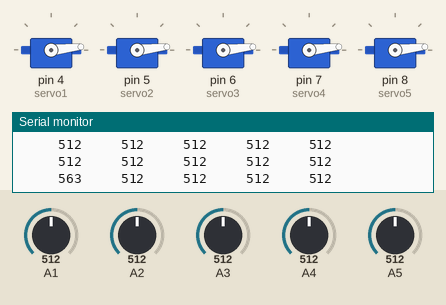
Bench run of a sketch on a simulated Arduino Uno, built with avr-gcc and run on an emulated ATmega328P. On the bench: 5 × servo, the last lines printed to the serial monitor. The inputs (shaded band) are chosen by the test bench; at power-on: A1 = 512, A2 = 512, A3 = 512, A4 = 512, A5 = 512.

Above: at 3.2 s.
3.3 s: A1 set to 563
At 4.7 s:
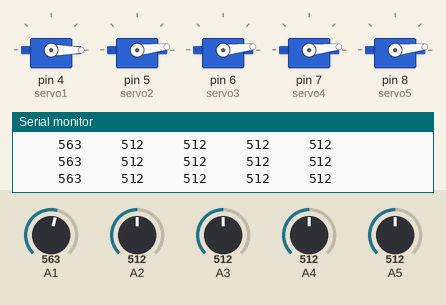
6.3 s: A1 set to 593
At 7.6 s:
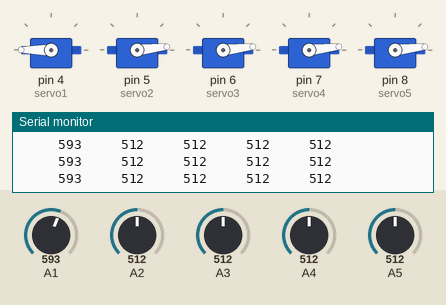
7.9 s: A2 set to 570
At 8.6 s:
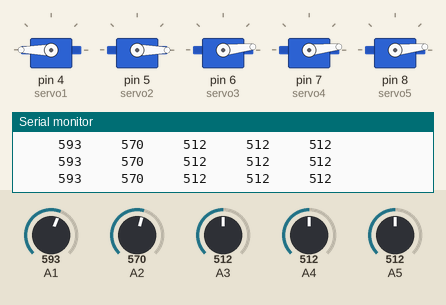
9.5 s: A2 set to 594
At 10.7 s:
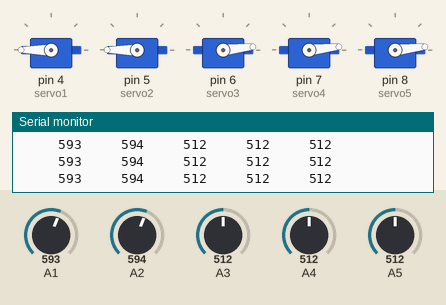
11.0 s: A3 set to 566
At 11.7 s:
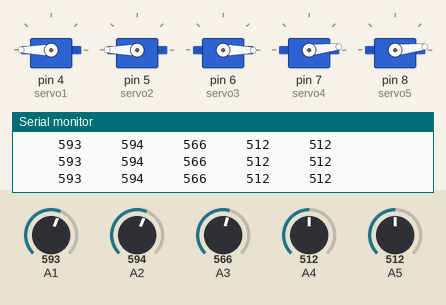
12.6 s: A3 set to 596
At 13.8 s:
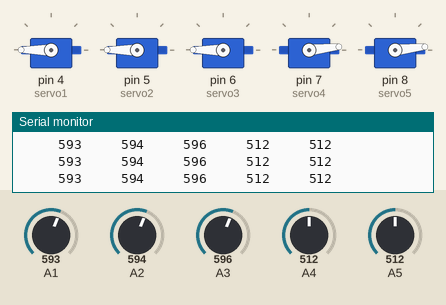
Timing chart, 0 to 15.1 s (numbered marks = the images above; inputs shaded):
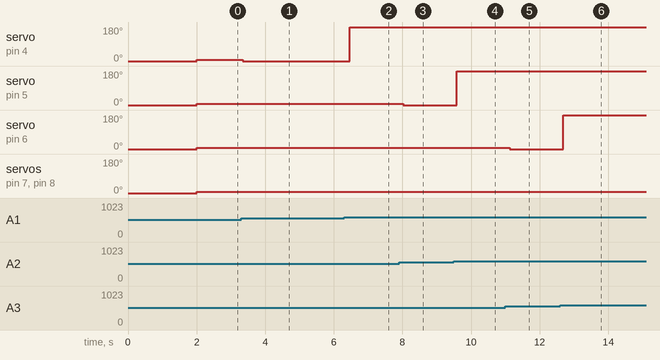

The sketch:

hand_glove.ino
```cpp
#include <Servo.h>
Servo servo1 ;
Servo servo2 ;
Servo servo3 ;
Servo servo4 ;
Servo servo5 ;
int a1, a2, a3, a4, a5 ;

void setup() {
  // put your setup code here, to run once:

  servo1.attach(4);
  servo2.attach(5);
  servo3.attach(6);
  servo4.attach(7);
  servo5.attach(8);

  pinMode(A1, INPUT);
  pinMode(A2, INPUT);
  pinMode(A3, INPUT);
  pinMode(A4, INPUT);
  pinMode(A5, INPUT);

  Serial.begin(9600);
  servo1.write(0);
  servo2.write(0);
  servo3.write(0);
  servo4.write(0);
  servo5.write(0);
  delay(2000);
}

void loop() {
  // put your main code here, to run repeatedly:
  Serial.print(analogRead(A1));
  Serial.print("     ");
  Serial.print(analogRead(A2));
  Serial.print("     ");
  Serial.print(analogRead(A3));
  Serial.print("     ");
  Serial.print(analogRead(A4));
  Serial.print("     ");
  Serial.println(analogRead(A5));
  Serial.print("     ");

  a1 = map (analogRead(A1) , 800 , 920 , 3 , 180 );
  a2 = map (analogRead(A2) , 800 , 920 , 3 , 180 );
  a3 = map (analogRead(A3) , 800 , 920 , 3 , 180 );
  a4 = map (analogRead(A4) , 800 , 920 , 3 , 180 );
  a5 = map (analogRead(A5) , 800 , 920 , 3 , 180 );


  servo1.write((180 - a1));
  servo2.write((180 - a2));
  servo3.write((180 - a3));
  servo4.write((180 - a4));
  servo5.write((180 - a5));

  delay(220);
}
```

Measured:
- the behaviour switches between 581 and 582 on A1 (found by bisection; images 1 and 2)
- the behaviour switches between 581 and 582 on A2 (found by bisection; images 3 and 4)
- the behaviour switches between 581 and 582 on A3 (found by bisection; images 5 and 6)
- after the input at 3.3 s, servo on pin 4 (servo1): 6° → 0° at once
- after the input at 6.3 s, servo on pin 4 (servo1): 0° → 180° after 0.16 s
- after the input at 7.9 s, servo on pin 5 (servo2): 6° → 0° after 0.12 s
- after the input at 9.5 s, servo on pin 5 (servo2): 0° → 180° after 0.08 s
- after the input at 11.0 s, servo on pin 6 (servo3): 6° → 0° after 0.14 s
- after the input at 12.6 s, servo on pin 6 (servo3): 0° → 180° after 0.09 s
